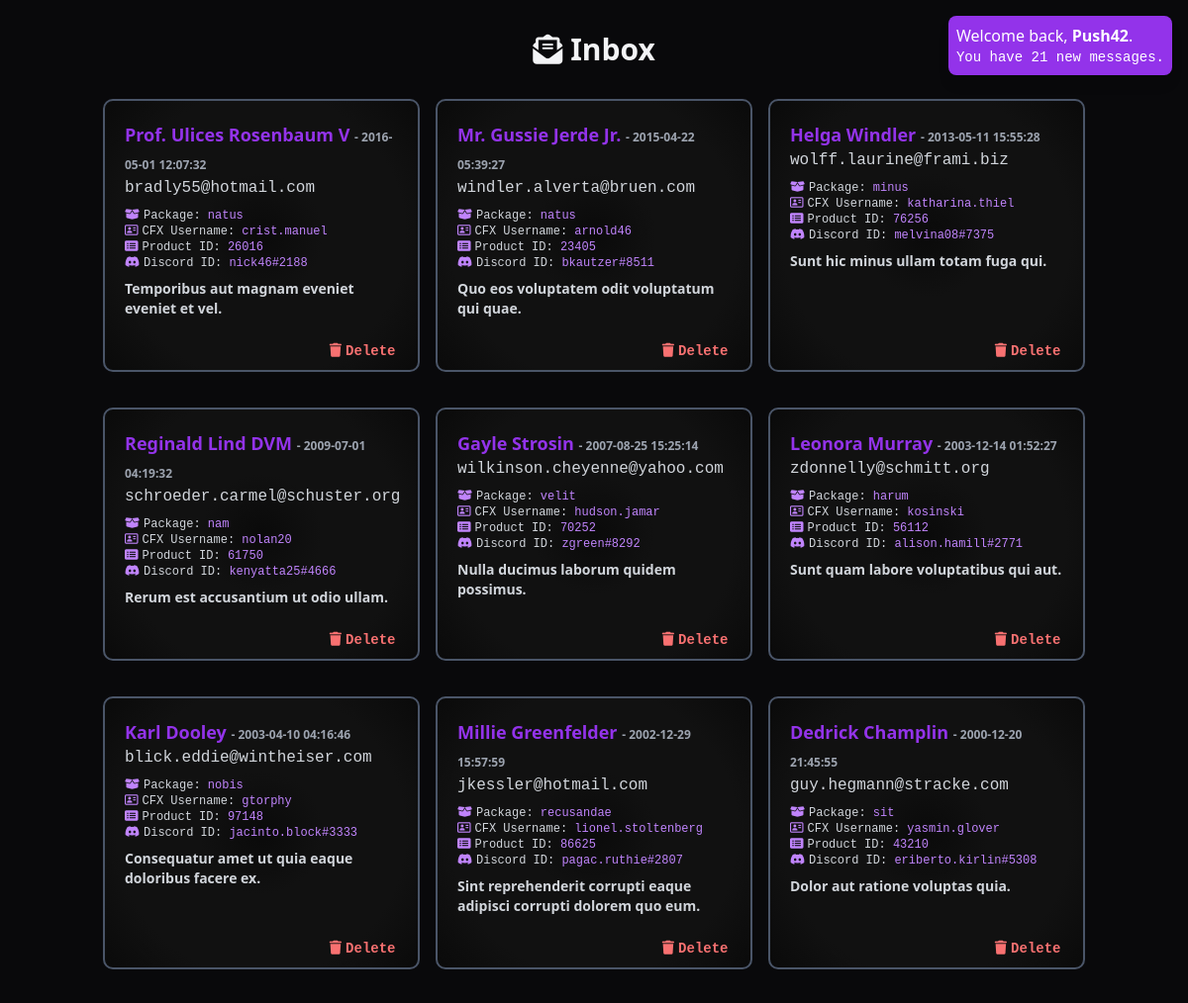
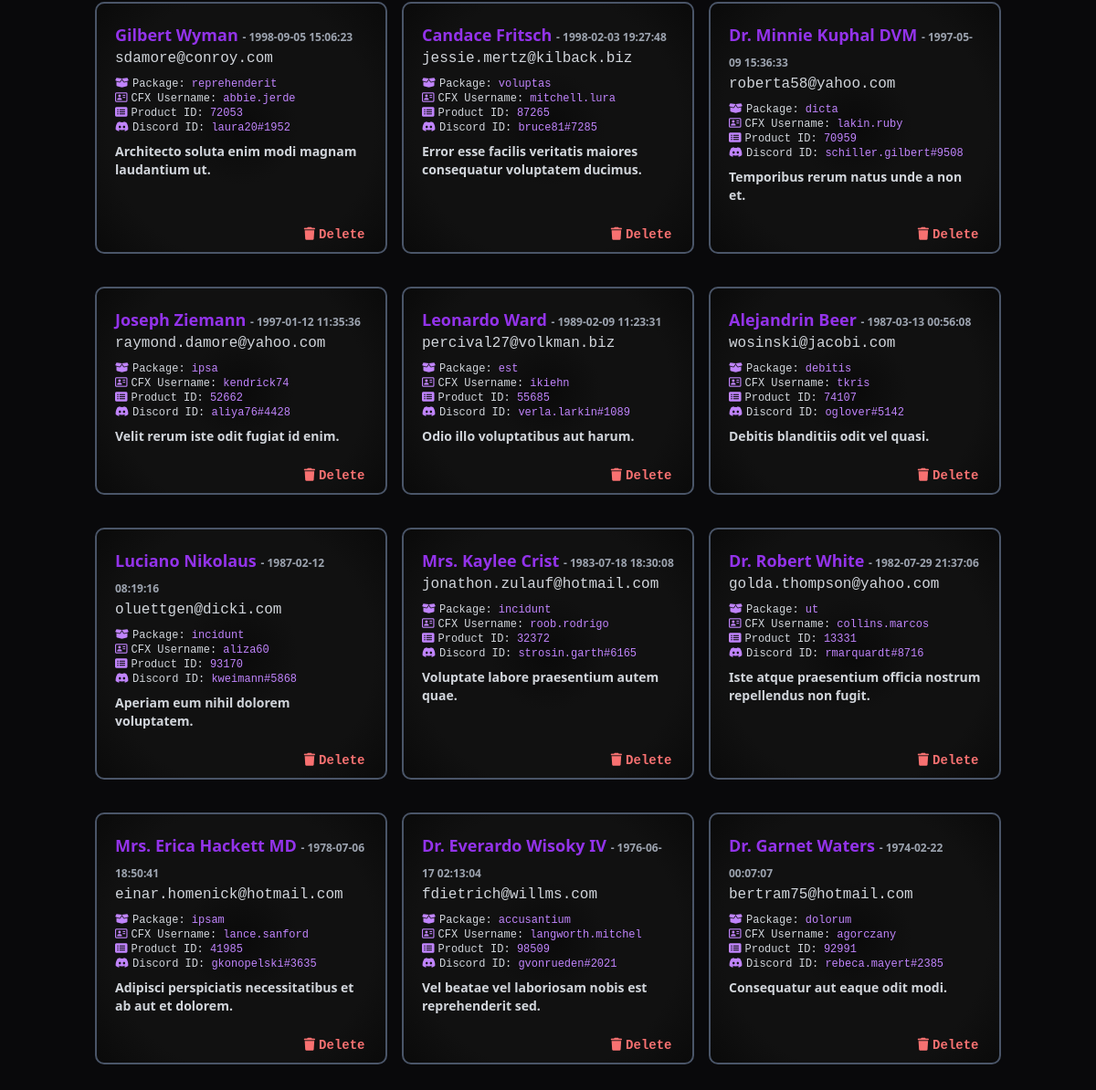
Screenshot of /dist/inbox.php with the database file from the repository (2 pictures, top to bottom).
### tables this page shows
CREATE TABLE IF NOT EXISTS `contact_messages` (
  `id` int(11) NOT NULL AUTO_INCREMENT,
  `fullName` varchar(255) NOT NULL,
  `productPackage` varchar(255) DEFAULT NULL,
  `cfxUsername` varchar(255) NOT NULL,
  `email` varchar(255) NOT NULL,
  `productId` varchar(255) DEFAULT NULL,
  `discordId` varchar(255) DEFAULT NULL,
  `message` text NOT NULL,
  `submitted_at` timestamp NOT NULL DEFAULT current_timestamp(),
  PRIMARY KEY (`id`)
);

### dist/inbox.php (the view, shortened to what this page needs)
<!DOCTYPE html>
<html>
    <head>
        <link rel="stylesheet" href="assets/main.css">
        <link rel="stylesheet" href="assets/custom.css">
        <link rel="stylesheet" href="assets/css/header.css">
        <link rel="stylesheet" href="assets/css/hero.css">
</head>
<body class="bg-zinc-950 text-white font-sans">
<div class="container mx-auto px-4 py-8">
    <h2 class="text-3xl font-bold text-center mb-8 text-gray-100"><i class="fa-solid fa-envelope-open-text mr-2"></i>Inbox</h2>
    <div class="grid md:grid-cols-2 lg:grid-cols-3 gap-4">
            <?php
            include '../config/config.php';
            $newMessageCount = 0;
            try {
                $pdo = new PDO("mysql:host=$DB_HOST;dbname=$DB_NAME", $DB_USER, $DB_PASS);
                $pdo->setAttribute(PDO::ATTR_ERRMODE, PDO::ERRMODE_EXCEPTION);
                $stmt = $pdo->prepare("SELECT id, fullName, email, message, submitted_at, productPackage, cfxUsername, productId, discordId FROM contact_messages ORDER BY submitted_at DESC");
                $stmt->execute();
                $results = $stmt->fetchAll(PDO::FETCH_ASSOC);
                if (count($results) > 0) {
                    foreach ($results as $row) {
                        $newMessageCount++;
                echo "<div class='message-card p-4 rounded-lg border border-gray-700 hover:shadow-md bg-black-custom' id='message-".$row['id']."'>";
                echo "<h3 class='text-lg font-semibold text-purple-600'>" . htmlspecialchars($row['fullName']) . " <span class='text-xs text-gray-400 date'>- " . htmlspecialchars($row['submitted_at']) . "</span></h3>";
                echo "<p class='text-gray-300 font-mono mb-2'>" . htmlspecialchars($row['email']) . "</p>";
                echo "<p class='text-xs text-gray-300 font-mono'><i class='fa-solid fa-box-open text-purple-400 mr-1'></i>Package:" . " <span class='text-xs text-purple-400'>" . htmlspecialchars($row['productPackage']) . "</span></p>";
                echo "<p class='text-xs text-gray-300 font-mono'><i class='fa-regular fa-address-card text-purple-400 mr-1'></i>CFX Username:" . " <span class='text-xs text-purple-400'>" . htmlspecialchars($row['cfxUsername']) . "</span></p>";
                echo "<p class='text-xs text-gray-300 font-mono'><i class='fa-solid fa-rectangle-list text-purple-400 mr-1'></i>Product ID:" . " <span class='text-xs text-purple-400'>" . htmlspecialchars($row['productId']) . "</span></p>";
                echo "<p class='text-xs text-gray-300 font-mono'><i class='fa-brands fa-discord text-purple-400 mr-1'></i>Discord ID:" . " <span class='text-xs text-purple-400'>" . htmlspecialchars($row['discordId']) . "</span></p>";
                echo "<p class='text-gray-300 mt-2 mb-8 font-semibold text-sm'>" . htmlspecialchars($row['message']) . "</p>";
                echo "<button onclick='deleteMessage(\"message-".$row['id']."\")' class='text-sm text-red-400 font-mono font-semibold button-delete'><i class='fa-solid fa-trash mr-1 text-red-400'></i>Delete</button>";
                echo "</div>";
                }
            } else {
                echo "<p class='text-center text-gray-400'>No messages found.</p>";
            }
        } catch (PDOException $e) {
            die("Connection failed: " . $e->getMessage());
        }
        ?>
    </div>
        <div class="welcome-box fixed top-0 right-0 m-4 p-2 bg-purple-600 text-white rounded-lg shadow-lg items-center grid z-10">
            <span>Welcome back, <strong>Push42</strong>.</span>
            <?php if ($newMessageCount > 0): ?>
                <span class="font-mono text-sm">You have <?php echo $newMessageCount; ?> new messages.</span>
            <?php endif; ?>
        </div>
</div>
</body>
</html>

### dist/inbox.php (style rules this page uses)
.message-card { position: relative; background-color: #2d3748; border: 2px solid #4a5568; border-radius: 10px; padding: 20px; margin-bottom: 20px; min-height: 150px; display:inline-flex; flex-direction: column; }
.button-delete { position: absolute; bottom: 9px; right: 22.5px; }

### rows the page displays
contact_messages: fullName "Prof. Ulices Rosenbaum V", submitted_at "2016-05-01 12:07:32", email "bradly55@hotmail.com", productPackage "natus", cfxUsername "crist.manuel", productId "26016", discordId "nick46#2188", message "Temporibus aut magnam eveniet eveniet et vel."
contact_messages: fullName "Mr. Gussie Jerde Jr.", submitted_at "2015-04-22 05:39:27", email "windler.alverta@bruen.com", productPackage "natus", cfxUsername "arnold46", productId "23405", discordId "bkautzer#8511", message "Quo eos voluptatem odit voluptatum qui quae."
contact_messages: fullName "Helga Windler", submitted_at "2013-05-11 15:55:28", email "wolff.laurine@frami.biz", productPackage "minus", cfxUsername "katharina.thiel", productId "76256", discordId "melvina08#7375", message "Sunt hic minus ullam totam fuga qui."
contact_messages: fullName "Reginald Lind DVM", submitted_at "2009-07-01 04:19:32", email "schroeder.carmel@schuster.org", productPackage "nam", cfxUsername "nolan20", productId "61750", discordId "kenyatta25#4666", message "Rerum est accusantium ut odio ullam."
contact_messages: fullName "Gayle Strosin", submitted_at "2007-08-25 15:25:14", email "wilkinson.cheyenne@yahoo.com", productPackage "velit", cfxUsername "hudson.jamar", productId "70252", discordId "zgreen#8292", message "Nulla ducimus laborum quidem possimus."
contact_messages: fullName "Leonora Murray", submitted_at "2003-12-14 01:52:27", email "zdonnelly@schmitt.org", productPackage "harum", cfxUsername "kosinski", productId "56112", discordId "alison.hamill#2771", message "Sunt quam labore voluptatibus qui aut."
contact_messages: fullName "Karl Dooley", submitted_at "2003-04-10 04:16:46", email "blick.eddie@wintheiser.com", productPackage "nobis", cfxUsername "gtorphy", productId "97148", discordId "jacinto.block#3333", message "Consequatur amet ut quia eaque doloribus facere ex."
contact_messages: fullName "Millie Greenfelder", submitted_at "2002-12-29 15:57:59", email "jkessler@hotmail.com", productPackage "recusandae", cfxUsername "lionel.stoltenberg", productId "86625", discordId "pagac.ruthie#2807", message "Sint reprehenderit corrupti eaque adipisci corrupti dolorem quo eum."
contact_messages: fullName "Dedrick Champlin", submitted_at "2000-12-20 21:45:55", email "guy.hegmann@stracke.com", productPackage "sit", cfxUsername "yasmin.glover", productId "43210", discordId "eriberto.kirlin#5308", message "Dolor aut ratione voluptas quia."
contact_messages: fullName "Gilbert Wyman", submitted_at "1998-09-05 15:06:23", email "sdamore@conroy.com", productPackage "reprehenderit", cfxUsername "abbie.jerde", productId "72053", discordId "laura20#1952", message "Architecto soluta enim modi magnam laudantium ut."
contact_messages: fullName "Candace Fritsch", submitted_at "1998-02-03 19:27:48", email "jessie.mertz@kilback.biz", productPackage "voluptas", cfxUsername "mitchell.lura", productId "87265", discordId "bruce81#7285", message "Error esse facilis veritatis maiores consequatur voluptatem ducimus."
contact_messages: fullName "Dr. Minnie Kuphal DVM", submitted_at "1997-05-09 15:36:33", email "roberta58@yahoo.com", productPackage "dicta", cfxUsername "lakin.ruby", productId "70959", discordId "schiller.gilbert#9508", message "Temporibus rerum natus unde a non et."
contact_messages: fullName "Joseph Ziemann", submitted_at "1997-01-12 11:35:36", email "raymond.damore@yahoo.com", productPackage "ipsa", cfxUsername "kendrick74", productId "52662", discordId "aliya76#4428", message "Velit rerum iste odit fugiat id enim."
contact_messages: fullName "Leonardo Ward", submitted_at "1989-02-09 11:23:31", email "percival27@volkman.biz", productPackage "est", cfxUsername "ikiehn", productId "55685", discordId "verla.larkin#1089", message "Odio illo voluptatibus aut harum."
contact_messages: fullName "Alejandrin Beer", submitted_at "1987-03-13 00:56:08", email "wosinski@jacobi.com", productPackage "debitis", cfxUsername "tkris", productId "74107", discordId "oglover#5142", message "Debitis blanditiis odit vel quasi."
contact_messages: fullName "Luciano Nikolaus", submitted_at "1987-02-12 08:19:16", email "oluettgen@dicki.com", productPackage "incidunt", cfxUsername "aliza60", productId "93170", discordId "kweimann#5868", message "Aperiam eum nihil dolorem voluptatem."
contact_messages: fullName "Mrs. Kaylee Crist", submitted_at "1983-07-18 18:30:08", email "jonathon.zulauf@hotmail.com", productPackage "incidunt", cfxUsername "roob.rodrigo", productId "32372", discordId "strosin.garth#6165", message "Voluptate labore praesentium autem quae."
contact_messages: fullName "Dr. Robert White", submitted_at "1982-07-29 21:37:06", email "golda.thompson@yahoo.com", productPackage "ut", cfxUsername "collins.marcos", productId "13331", discordId "rmarquardt#8716", message "Iste atque praesentium officia nostrum repellendus non fugit."
contact_messages: fullName "Mrs. Erica Hackett MD", submitted_at "1978-07-06 18:50:41", email "einar.homenick@hotmail.com", productPackage "ipsam", cfxUsername "lance.sanford", productId "41985", discordId "gkonopelski#3635", message "Adipisci perspiciatis necessitatibus et ab aut et dolorem."
contact_messages: fullName "Dr. Everardo Wisoky IV", submitted_at "1976-06-17 02:13:04", email "fdietrich@willms.com", productPackage "accusantium", cfxUsername "langworth.mitchel", productId "98509", discordId "gvonrueden#2021", message "Vel beatae vel laboriosam nobis est reprehenderit sed."
contact_messages: fullName "Dr. Garnet Waters", submitted_at "1974-02-22 00:07:07", email "bertram75@hotmail.com", productPackage "dolorum", cfxUsername "agorczany", productId "92991", discordId "rebeca.mayert#2385", message "Consequatur aut eaque odit modi."

### other values shown
$newMessageCount "21"
